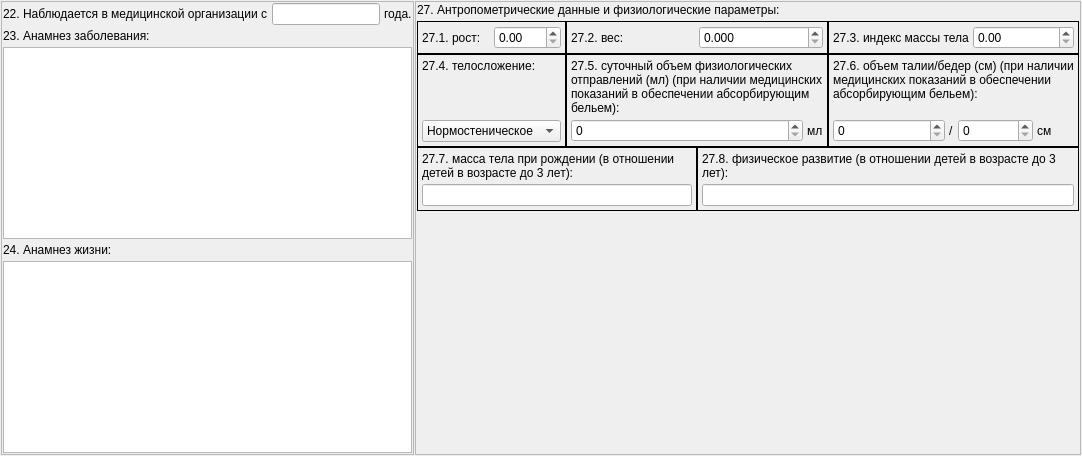
          <widget class="QWidget" name="tabAnamnesis">
           <attribute name="title">
            <string>Анамнез</string>
           </attribute>
           <layout class="QGridLayout" name="gridLayout_40" rowstretch="0">
            <property name="margin">
             <number>1</number>
            </property>
            <property name="spacing">
             <number>1</number>
            </property>
            <item row="0" column="0">
             <widget class="QFrame" name="frame4_1">
              <property name="frameShape">
               <enum>QFrame::StyledPanel</enum>
              </property>
              <property name="frameShadow">
               <enum>QFrame::Raised</enum>
              </property>
              <layout class="QGridLayout" name="gridLayout_39">
               <property name="margin">
                <number>1</number>
               </property>
               <property name="spacing">
                <number>4</number>
               </property>
               <item row="0" column="0">
                <widget class="QLabel" name="lblAnamnesis22">
                 <property name="text">
                  <string>22. Наблюдается в медицинской организации с</string>
                 </property>
                </widget>
               </item>
               <item row="0" column="1">
                <widget class="QLineEdit" name="edtAnamnesis22"/>
               </item>
               <item row="1" column="0" colspan="3">
                <widget class="QLabel" name="lblAnamnesis23">
                 <property name="sizePolicy">
                  <sizepolicy hsizetype="Preferred" vsizetype="Fixed">
                   <horstretch>0</horstretch>
                   <verstretch>0</verstretch>
                  </sizepolicy>
                 </property>
                 <property name="text">
                  <string>23. Анамнез заболевания:</string>
                 </property>
                </widget>
               </item>
               <item row="0" column="2">
                <widget class="QLabel" name="label_16">
                 <property name="text">
                  <string>года.</string>
                 </property>
                </widget>
               </item>
               <item row="3" column="0" colspan="3">
                <widget class="QLabel" name="lblAnamnesis24">
                 <property name="sizePolicy">
                  <sizepolicy hsizetype="Preferred" vsizetype="Fixed">
                   <horstretch>0</horstretch>
                   <verstretch>0</verstretch>
                  </sizepolicy>
                 </property>
                 <property name="text">
                  <string>24. Анамнез жизни:</string>
                 </property>
                </widget>
               </item>
               <item row="2" column="0" colspan="3">
                <widget class="QTextEdit" name="edtAnamnesis23"/>
               </item>
               <item row="4" column="0" colspan="3">
                <widget class="QTextEdit" name="edtAnamnesis24"/>
               </item>
              </layout>
             </widget>
            </item>
            <item row="0" column="1">
             <widget class="QFrame" name="frame4_2">
              <property name="frameShape">
               <enum>QFrame::StyledPanel</enum>
              </property>
              <property name="frameShadow">
               <enum>QFrame::Raised</enum>
              </property>
              <layout class="QGridLayout" name="gridLayout_38">
               <property name="margin">
                <number>1</number>
               </property>
               <property name="spacing">
                <number>4</number>
               </property>
               <item row="1" column="0">
                <layout class="QGridLayout" name="gridLayout_37">
                 <property name="spacing">
                  <number>0</number>
                 </property>
                 <item row="0" column="0">
                  <widget class="QFrame" name="frame4_21">
                   <property name="frameShape">
                    <enum>QFrame::Panel</enum>
                   </property>
                   <property name="frameShadow">
                    <enum>QFrame::Plain</enum>
                   </property>
                   <layout class="QGridLayout" name="gridLayout_29">
                    <property name="margin">
                     <number>4</number>
                    </property>
                    <property name="spacing">
                     <number>4</number>
                    </property>
                    <item row="0" column="1">
                     <widget class="QDoubleSpinBox" name="edtAnamnesis27_1">
                      <property name="maximum">
                       <double>299.990000000000009</double>
                      </property>
                     </widget>
                    </item>
                    <item row="0" column="0">
                     <widget class="QLabel" name="label_24">
                      <property name="frameShadow">
                       <enum>QFrame::Sunken</enum>
                      </property>
                      <property name="text">
                       <string>27.1. рост:</string>
                      </property>
                      <property name="wordWrap">
                       <bool>true</bool>
                      </property>
                     </widget>
                    </item>
                   </layout>
                  </widget>
                 </item>
                 <item row="0" column="3">
                  <widget class="QFrame" name="frame4_23">
                   <property name="frameShape">
                    <enum>QFrame::Panel</enum>
                   </property>
                   <property name="frameShadow">
                    <enum>QFrame::Plain</enum>
                   </property>
                   <layout class="QGridLayout" name="gridLayout_31">
                    <property name="margin">
                     <number>4</number>
                    </property>
                    <property name="spacing">
                     <number>4</number>
                    </property>
                    <item row="0" column="1">
                     <widget class="QDoubleSpinBox" name="edtAnamnesis27_3"/>
                    </item>
                    <item row="0" column="0">
                     <widget class="QLabel" name="label_28">
                      <property name="frameShadow">
                       <enum>QFrame::Sunken</enum>
                      </property>
                      <property name="text">
                       <string>27.3. индекс массы тела</string>
                      </property>
                      <property name="alignment">
                       <set>Qt::AlignLeading|Qt::AlignLeft|Qt::AlignVCenter</set>
                      </property>
                      <property name="wordWrap">
                       <bool>true</bool>
                      </property>
                     </widget>
                    </item>
                   </layout>
                  </widget>
                 </item>
                 <item row="0" column="1" colspan="2">
                  <widget class="QFrame" name="frame4_22">
                   <property name="frameShape">
                    <enum>QFrame::Panel</enum>
                   </property>
                   <property name="frameShadow">
                    <enum>QFrame::Plain</enum>
                   </property>
                   <layout class="QGridLayout" name="gridLayout_30">
                    <property name="margin">
                     <number>4</number>
                    </property>
                    <property name="spacing">
                     <number>4</number>
                    </property>
                    <item row="1" column="1">
                     <widget class="QDoubleSpinBox" name="edtAnamnesis27_2">
                      <property name="decimals">
                       <number>3</number>
                      </property>
                      <property name="maximum">
                       <double>499.990000000000009</double>
                      </property>
                     </widget>
                    </item>
                    <item row="1" column="0">
                     <widget class="QLabel" name="label_26">
                      <property name="frameShadow">
                       <enum>QFrame::Sunken</enum>
                      </property>
                      <property name="text">
                       <string>27.2. вес:</string>
                      </property>
                      <property name="alignment">
                       <set>Qt::AlignLeading|Qt::AlignLeft|Qt::AlignVCenter</set>
                      </property>
                      <property name="wordWrap">
                       <bool>true</bool>
                      </property>
                     </widget>
                    </item>
                   </layout>
                  </widget>
                 </item>
                 <item row="1" column="0">
                  <widget class="QFrame" name="frame4_24">
                   <property name="frameShape">
                    <enum>QFrame::Panel</enum>
                   </property>
                   <property name="frameShadow">
                    <enum>QFrame::Plain</enum>
                   </property>
                   <layout class="QGridLayout" name="gridLayout_32">
                    <property name="margin">
                     <number>4</number>
                    </property>
                    <property name="spacing">
                     <number>4</number>
                    </property>
                    <item row="0" column="0">
                     <widget class="QLabel" name="label_30">
                      <property name="frameShadow">
                       <enum>QFrame::Sunken</enum>
                      </property>
                      <property name="text">
                       <string>27.4. телосложение:</string>
                      </property>
                      <property name="alignment">
                       <set>Qt::AlignLeading|Qt::AlignLeft|Qt::AlignTop</set>
                      </property>
                      <property name="wordWrap">
                       <bool>true</bool>
                      </property>
                     </widget>
                    </item>
                    <item row="1" column="0">
                     <widget class="QComboBox" name="cmbAnamnesis27_4">
                      <item>
                       <property name="text">
                        <string>Нормостеническое</string>
                       </property>
                      </item>
                      <item>
                       <property name="text">
                        <string>Астеническое</string>
                       </property>
                      </item>
                      <item>
                       <property name="text">
                        <string>Гиперстеническое</string>
                       </property>
                      </item>
                     </widget>
                    </item>
                   </layout>
                  </widget>
                 </item>
                 <item row="2" column="2" colspan="2">
                  <widget class="QFrame" name="frame4_28">
                   <property name="frameShape">
                    <enum>QFrame::Panel</enum>
                   </property>
                   <property name="frameShadow">
                    <enum>QFrame::Plain</enum>
                   </property>
                   <layout class="QGridLayout" name="gridLayout_36">
                    <property name="margin">
                     <number>4</number>
                    </property>
                    <property name="spacing">
                     <number>4</number>
                    </property>
                    <item row="0" column="0">
                     <widget class="QLabel" name="label_40">
                      <property name="frameShadow">
                       <enum>QFrame::Sunken</enum>
                      </property>
                      <property name="text">
                       <string>27.8. физическое развитие (в отношении детей в возрасте до 3 лет):</string>
                      </property>
                      <property name="alignment">
                       <set>Qt::AlignLeading|Qt::AlignLeft|Qt::AlignVCenter</set>
                      </property>
                      <property name="wordWrap">
                       <bool>true</bool>
                      </property>
                     </widget>
                    </item>
                    <item row="1" column="0">
                     <widget class="QLineEdit" name="edtAnamnesis27_8">
                      <property name="text">
                       <string/>
                      </property>
                     </widget>
                    </item>
                   </layout>
                  </widget>
                 </item>
                 <item row="2" column="0" colspan="2">
                  <widget class="QFrame" name="frame4_27">
                   <property name="frameShape">
                    <enum>QFrame::Panel</enum>
                   </property>
                   <property name="frameShadow">
                    <enum>QFrame::Plain</enum>
                   </property>
                   <layout class="QGridLayout" name="gridLayout_35">
                    <property name="margin">
                     <number>4</number>
                    </property>
                    <property name="spacing">
                     <number>4</number>
                    </property>
                    <item row="0" column="0">
                     <widget class="QLabel" name="label_38">
                      <property name="frameShadow">
                       <enum>QFrame::Sunken</enum>
                      </property>
                      <property name="text">
                       <string>27.7. масса тела при рождении (в отношении детей в возрасте до 3 лет):</string>
                      </property>
                      <property name="alignment">
                       <set>Qt::AlignLeading|Qt::AlignLeft|Qt::AlignVCenter</set>
                      </property>
                      <property name="wordWrap">
                       <bool>true</bool>
                      </property>
                     </widget>
                    </item>
                    <item row="1" column="0">
                     <widget class="QLineEdit" name="edtAnamnesis27_7"/>
                    </item>
                   </layout>
                  </widget>
                 </item>
                 <item row="1" column="1" colspan="2">
                  <widget class="QFrame" name="frame4_25">
                   <property name="frameShape">
                    <enum>QFrame::Panel</enum>
                   </property>
                   <property name="frameShadow">
                    <enum>QFrame::Plain</enum>
                   </property>
                   <layout class="QGridLayout" name="gridLayout_33">
                    <property name="margin">
                     <number>4</number>
                    </property>
                    <property name="spacing">
                     <number>4</number>
                    </property>
                    <item row="1" column="0">
                     <widget class="QSpinBox" name="edtAnamnesis27_5">
                      <property name="maximum">
                       <number>999999999</number>
                      </property>
                     </widget>
                    </item>
                    <item row="1" column="1">
                     <widget class="QLabel" name="label_2">
                      <property name="sizePolicy">
                       <sizepolicy hsizetype="Fixed" vsizetype="Preferred">
                        <horstretch>0</horstretch>
                        <verstretch>0</verstretch>
                       </sizepolicy>
                      </property>
                      <property name="text">
                       <string>мл</string>
                      </property>
                     </widget>
                    </item>
                    <item row="0" column="0" colspan="2">
                     <widget class="QLabel" name="label_32">
                      <property name="frameShadow">
                       <enum>QFrame::Sunken</enum>
                      </property>
                      <property name="text">
                       <string>27.5. суточный объем физиологических отправлений (мл) (при наличии медицинских показаний в обеспечении абсорбирующим бельем):</string>
                      </property>
                      <property name="alignment">
                       <set>Qt::AlignLeading|Qt::AlignLeft|Qt::AlignTop</set>
                      </property>
                      <property name="wordWrap">
                       <bool>true</bool>
                      </property>
                     </widget>
                    </item>
                   </layout>
                  </widget>
                 </item>
                 <item row="1" column="3">
                  <widget class="QFrame" name="frame4_26">
                   <property name="frameShape">
                    <enum>QFrame::Panel</enum>
                   </property>
                   <property name="frameShadow">
                    <enum>QFrame::Plain</enum>
                   </property>
                   <layout class="QGridLayout" name="gridLayout_34">
                    <property name="margin">
                     <number>4</number>
                    </property>
                    <property name="spacing">
                     <number>4</number>
                    </property>
                    <item row="1" column="4" colspan="2">
                     <widget class="QSpinBox" name="edtAnamnesis27_6_2">
                      <property name="maximum">
                       <number>999999999</number>
                      </property>
                     </widget>
                    </item>
                    <item row="1" column="6">
                     <widget class="QLabel" name="label">
                      <property name="text">
                       <string>см</string>
                      </property>
                     </widget>
                    </item>
                    <item row="0" column="0" colspan="7">
                     <widget class="QLabel" name="label_34">
                      <property name="frameShadow">
                       <enum>QFrame::Sunken</enum>
                      </property>
                      <property name="text">
                       <string>27.6. объем талии/бедер (см) (при наличии медицинских показаний в обеспечении абсорбирующим бельем):</string>
                      </property>
                      <property name="alignment">
                       <set>Qt::AlignLeading|Qt::AlignLeft|Qt::AlignTop</set>
                      </property>
                      <property name="wordWrap">
                       <bool>true</bool>
                      </property>
                     </widget>
                    </item>
                    <item row="1" column="3">
                     <widget class="QLabel" name="label_36">
                      <property name="sizePolicy">
                       <sizepolicy hsizetype="Fixed" vsizetype="Preferred">
                        <horstretch>0</horstretch>
                        <verstretch>0</verstretch>
                       </sizepolicy>
                      </property>
                      <property name="text">
                       <string>/</string>
                      </property>
                     </widget>
                    </item>
                    <item row="1" column="0" colspan="3">
                     <widget class="QSpinBox" name="edtAnamnesis27_6_1">
                      <property name="maximum">
                       <number>999999999</number>
                      </property>
                     </widget>
                    </item>
                   </layout>
                  </widget>
                 </item>
                </layout>
               </item>
               <item row="0" column="0">
                <widget class="QLabel" name="lblAnamnesis27">
                 <property name="text">
                  <string>27. Антропометрические данные и физиологические параметры:</string>
                 </property>
                </widget>
               </item>
               <item row="2" column="0">
                <spacer name="verticalSpacer_16">
                 <property name="orientation">
                  <enum>Qt::Vertical</enum>
                 </property>
                 <property name="sizeHint" stdset="0">
                  <size>
                   <width>20</width>
                   <height>40</height>
                  </size>
                 </property>
                </spacer>
               </item>
              </layout>
             </widget>
            </item>
           </layout>
          </widget>
